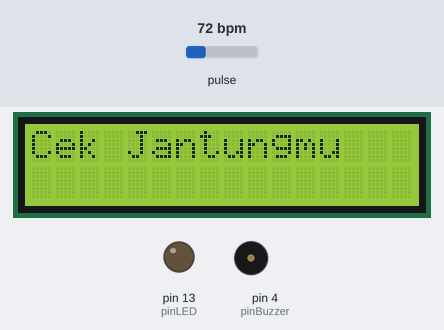
Bench run of a sketch on a simulated Arduino Uno, built with avr-gcc and run on an emulated ATmega328P. On the bench: 16×2 character LCD, output pins drawn as LEDs (lit = HIGH), buzzer (waves = sounding, pin HIGH). The test bench sets the inputs (shaded band); at power-on: pulse 72 bpm. What the sketch prints to the serial monitor is not drawn.

Above: at 1.1 s.
At 2.2 s:
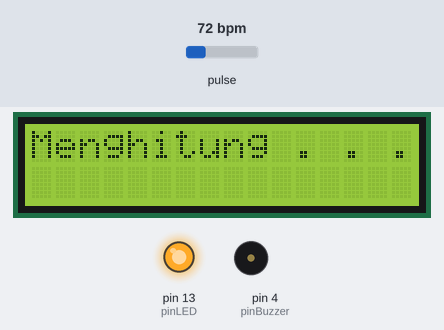
At 8.9 s:
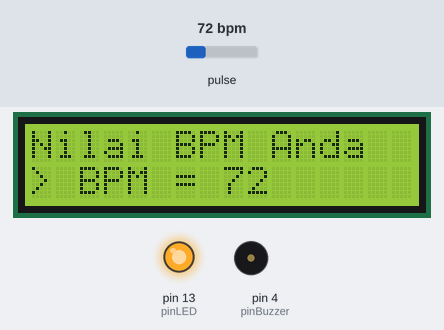
Timing chart, 0 to 39.4 s (numbered marks = the images above):
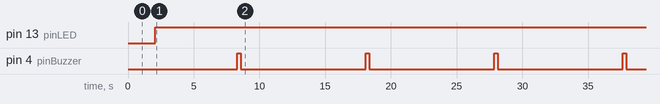

Measured:
- by itself, pin 13 (pinLED): LOW → HIGH at 2.1 s
- by itself, pin 4 (pinBuzzer): alternates HIGH for 0.25 s and LOW for 9.5 s
- by itself, everything shown: repeats every 9.8 s, in 5 steps
- what the display in image 0 shows lasts 1.0 s, from 1.1 s to 2.1 s
- what the display in image 1 shows lasts 6.2 s, from 2.1 s to 8.3 s

The sketch:

code.ino
```cpp
#define USE_ARDUINO_INTERRUPTS true
#include <Wire.h>
#include <LiquidCrystal_I2C.h>
#include <PulseSensorPlayground.h>

LiquidCrystal_I2C lcd(0x27, 16, 2); // Initialize LCD with I2C address 0x27
const int PulseWire = 1;           // Pulse sensor connected to analog pin 1
const int pinLED = 13;             // LED pin
const int pinBuzzer = 4;           // Buzzer pin
int Threshold = 512;               // Set a reasonable threshold for pulse detection
int bpm = 0;                       // Beats per minute

PulseSensorPlayground pulseSensor; // Create PulseSensorPlayground object

void setup() {
  Serial.begin(9600);              // Start serial communication at 9600 baud
  lcd.begin();                     // Initialize LCD
  lcd.backlight();                // Turn on the backlight
  pulseSensor.analogInput(PulseWire);  // Set the analog input for the pulse sensor
  pulseSensor.blinkOnPulse(pinLED);    // Blink the LED on each pulse
  pulseSensor.setThreshold(Threshold); // Set the threshold for pulse detection
  pinMode(pinBuzzer, OUTPUT);       // Set the buzzer pin as output

  if (pulseSensor.begin()) {
    Serial.println("Cek Detak Jantungmu!"); // Notify user
    delay(1000);
    lcd.setCursor(0, 0);
    lcd.println("Cek Jantungmu");          // Display message on LCD
    delay(1000);
    lcd.clear();
  } else {
    Serial.println("Pulse Sensor tidak terdeteksi!");
    lcd.setCursor(0, 0);
    lcd.println("Sensor tidak");
    lcd.setCursor(0, 1);
    lcd.println("terdeteksi!");
    while (1); // Halt if sensor fails
  }
}

void loop() {
  bpm = pulseSensor.getBeatsPerMinute(); // Get BPM value from sensor

  if (pulseSensor.sawStartOfBeat()) {    // Check if a beat was detected
    delay(20);
    for (int i = 0; i < 12; i++) {      // Display counting message
      lcd.setCursor(0, 0);
      lcd.print("Menghitung . . .");
      Serial.println("Menghitung . . . .");
      delay(500);
      lcd.clear();
    }
    buzz();  // Activate the buzzer
    lcd_tampil(); // Update the LCD with BPM value
  }
}

void buzz() {
  if (bpm > 0) {
    digitalWrite(pinBuzzer, HIGH);
    delay(250);
    digitalWrite(pinBuzzer, LOW);
    delay(250);
  }
}

void lcd_tampil() {
  Serial.print("BPM : ");
  Serial.println(bpm);
  lcd.clear();
  lcd.setCursor(0, 0);
  lcd.print("Nilai BPM Anda");
  lcd.setCursor(0, 1);
  lcd.print("> BPM = ");
  lcd.print(bpm);
  delay(3000); // Display BPM value for 3 seconds
  lcd.clear();
}
```
